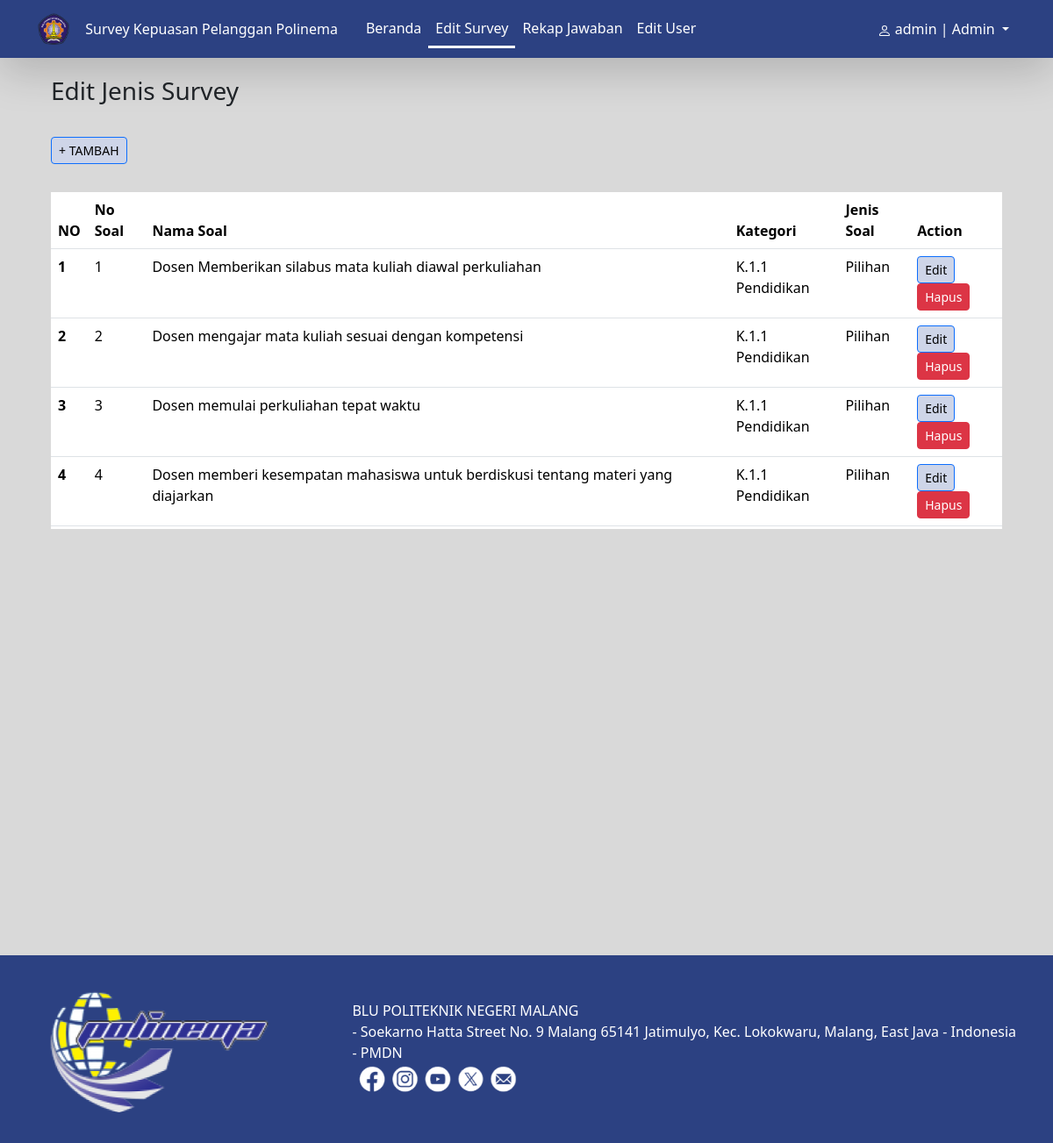
The app's page /editsoal.php?id=1 (signed in) with its own data.
### tables this page shows
CREATE TABLE `m_survey_soal` (
  `soal_id` int(11) NOT NULL,
  `kategori_id` int(11) NOT NULL,
  `no_urut` int(5) DEFAULT NULL,
  `soal_jenis` enum('Pilihan','Text') NOT NULL,
  `soal_nama` varchar(500) DEFAULT NULL
);

CREATE TABLE `m_kategori` (
  `kategori_id` int(11) NOT NULL,
  `kategori_nama` varchar(255) NOT NULL
);

### classes/MSurvey.php (called while the page is built, shortened)
<?php
class MSurvey
{
    private $conn;
    private $table_name2 = "m_survey_soal";
    public function __construct($db)
    {
        $this->conn = $db;
    }
    public function getSoalById($id)
    {
        $query = "SELECT m.*, k.kategori_nama
        FROM " . $this->table_name2 . " m
        INNER JOIN m_kategori k ON m.kategori_id = k.kategori_id
        WHERE m.kategori_id = :kategori_id
        ORDER BY m.no_urut ASC";
        $stmt = $this->conn->prepare($query);
        $this->kategori_id = htmlspecialchars(strip_tags($id));
        $stmt->bindParam(':kategori_id', $this->kategori_id);
        $stmt->execute();
        $results = $stmt->fetchAll(PDO::FETCH_ASSOC);
        return $results;
    }
}

### public/editsoal.php (the view, shortened to what this page needs)
<?php
require_once '../classes/MSurvey.php';
$database = new Database();
$db = $database->getConnection();
$survey = new MSurvey($db);
$id = $_GET['id'];
$soal = $survey->getSoalById($id);
$role_login = $_SESSION['role'];
$user_name = $_SESSION['name'];
?>
<!DOCTYPE html>
<html lang="en">
<head>
    <link href="https://cdn.jsdelivr.net/npm/bootstrap@5.3.2/dist/css/bootstrap.min.css" rel="stylesheet" />
    <link rel="stylesheet" href="https://cdn.jsdelivr.net/npm/bootstrap-icons@1.3.0/font/bootstrap-icons.css" />
</head>
<body style="background-color: #d9d9d9">
    <header>
        <nav class="navbar navbar-custom navbar-expand-lg shadow-lg">
            <div class="container">
                <a class="navbar-brand" href="#">
                    <img src="../assets/logo.png" alt="Logo" style="height: 40px" />
                </a>
                <span class="navbar-text ml-3 text-white" style="font-weight: 500"> Survey Kepuasan Pelanggan Polinema
                </span>
                <div class="collapse navbar-collapse justify-content-between ps-4" id="navbarNav">
                    <ul class="navbar-nav">
                        <li class="nav-item">
                            <a class="nav-link" href="indexAdmin.php">Beranda</a>
                        </li>
                        <li class="nav-item">
                            <a class="nav-link" href="editsurvey.php" style="border-bottom: solid white">Edit
                                Survey</a>
                        </li>
                        <li class="nav-item">
                            <a class="nav-link" href="rekapjawaban.php">Rekap Jawaban</a>
                        </li>
                        <li class="nav-item">
                            <a class="nav-link" href="edituser.php">Edit User</a>
                        </li>
                    </ul>
                    <ul class="navbar-nav" style="color: #58b1fb">
                        <li class="nav-item dropdown">
                            <a class="nav-link dropdown-toggle" href="#" id="navbarDropdown" role="button"
                                data-toggle="dropdown" aria-haspopup="true" aria-expanded="false">
                                <?php echo $user_name; ?> | <?php echo $role_login; ?> </a>
                        </li>
                    </ul>
                </div>
            </div>
        </nav>
    </header>
    <div class="container">
        <p class="fs-3 m-3">Edit Jenis Survey</p>
        <button class="btn btn-primary btn-sm m-3" style="background-color: #ced5e8; color: black"
            data-bs-toggle="modal" data-bs-target="#tambahSoalModal">+ TAMBAH</button>
        <div class="container p-3 scrollable-table">
            <table class="table">
                <thead>
                    <tr>
                        <th scope="col">NO</th>
                        <th scope="col">No Soal</th>
                        <th scope="col">Nama Soal</th>
                        <th scope="col">Kategori</th>
                        <th scope="col">Jenis Soal</th>
                        <th scope="col">Action</th>
                    </tr>
                </thead>
                <tbody>
                    <?php foreach ($soal as $key => $row): ?>
                        <tr>
                            <th scope="row"><?= $key + 1 ?></th>
                            <td><?= $row['no_urut'] ?></td>
                            <td><?= $row['soal_nama'] ?></td>
                            <td><?= $row['kategori_nama'] ?></td>
                            <td><?= $row['soal_jenis'] ?></td>
                            <td>
                                <button class="btn btn-primary btn-sm" style="background-color: #ced5e8; color: black"
                                    data-namasoal="<?= $row['soal_nama'] ?>"
                                    onclick="openmodal('<?= $row['soal_id'] ?>', '<?= $row['kategori_id'] ?>', '<?= $row['soal_jenis'] ?>', '<?= $row['no_urut'] ?>')">Edit</button>
                                <a href="hapusSoal.php?id=<?= $row['soal_id'] ?>&kategori_id=<?= $id ?> "
                                    class="btn btn-danger btn-sm">Hapus</a>
                            </td>
                        </tr>
                    <?php endforeach; ?>
                </tbody>
            </table>
        </div>
    </div>
    <footer class="text-white py-4 fixed-bottom" style="background-color: #2c4182">
        <div class="container d-flex justify-content-between align-items-center">
            <img src="../assets/img4.png" alt="Footer Logo" style="height: 60%" />
            <div class="text-start">
                <p class="mb-0">BLU POLITEKNIK NEGERI MALANG</p>
                <p class="mb-0">- Soekarno Hatta Street No. 9 Malang 65141 Jatimulyo, Kec. Lokokwaru, Malang, East Java
                    - Indonesia</p>
                <p class="mb-0">- PMDN</p>
                <img src="../assets/img5.png" alt="PMDN Logo" style="height: 40px" />
            </div>
        </div>
    </footer>
</body>
</html>

### public/editsoal.php (style rules this page uses)
.navbar-custom { background-color: #2c4182; }
.navbar-custom .navbar-brand, .navbar-custom .nav-link { color: white; }
.scrollable-table { max-height: 400px; overflow-y: auto; }

### records on screen
m_survey_soal: no_urut "1", soal_nama "Dosen Memberikan silabus mata kuliah diawal perkuliahan", kategori.kategori_nama "K.1.1 Pendidikan", soal_jenis "Pilihan"
m_survey_soal: no_urut "2", soal_nama "Dosen mengajar mata kuliah sesuai dengan kompetensi", kategori.kategori_nama "K.1.1 Pendidikan", soal_jenis "Pilihan"
m_survey_soal: no_urut "3", soal_nama "Dosen memulai perkuliahan tepat waktu", kategori.kategori_nama "K.1.1 Pendidikan", soal_jenis "Pilihan"
m_survey_soal: no_urut "4", soal_nama "Dosen memberi kesempatan mahasiswa untuk berdiskusi tentang materi yang diajarkan", kategori.kategori_nama "K.1.1 Pendidikan", soal_jenis "Pilihan"

### other values on screen
$user_name "admin"
$role_login "Admin"
